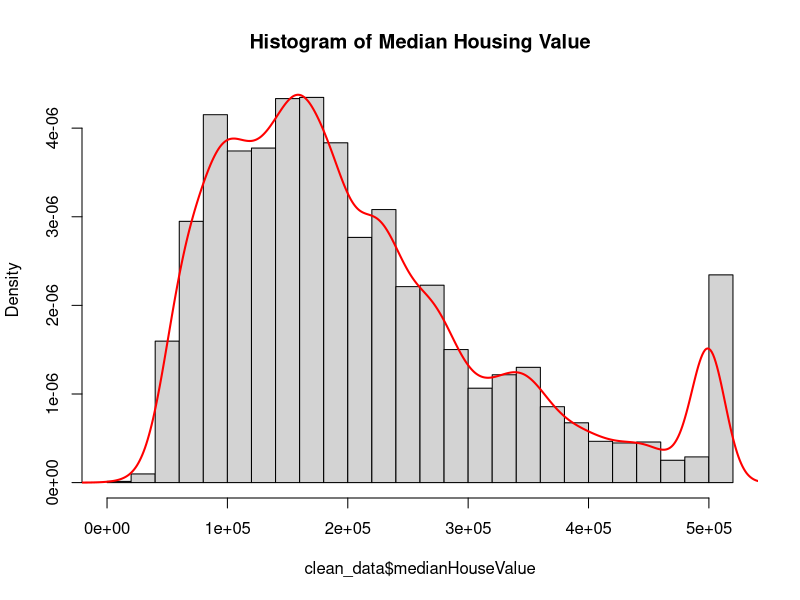
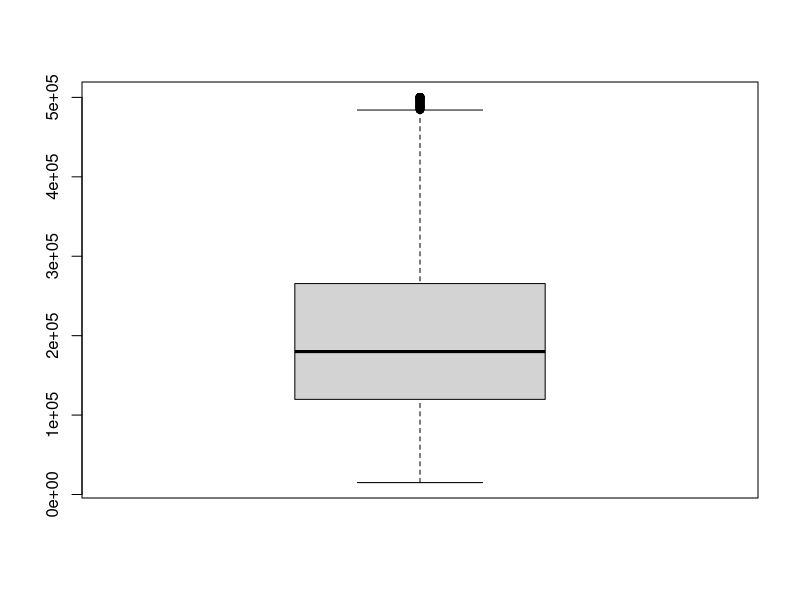

Source code (R) for these figures, in order: (Note: this script raises an error after producing the figures.)
## ---- chunk 1
knitr::opts_chunk$set(echo = TRUE)

library(car)
library(dplyr)
library(ggplot2)
library(car)

library(corrplot) # for correlation plot 
## ---- chunk 2
# Load the data 
data <- read.csv("Assignt1_data.csv", header = TRUE)

# Summary Stas of the Original Data 
str(data) 
head(data)
dim(data) 
summary(data)
## ---- chunk 3

# Clean the data 
colSums(is.na(data))  # Count NAs in each column
# 190 out of 18640 rows with na values in aveBedrooms 
clean_data <- na.omit(data) # remove na rows 

# Summary Stats of the Cleaned Data 
str(clean_data) 
head(clean_data)
dim(clean_data) 
summary(clean_data)
## ---- chunk 4
hist(clean_data$medianHouseValue,
     breaks = 30,
     freq = FALSE,
     main = "Histogram of Median Housing Value")
lines(density(clean_data$medianHouseValue), col = "red", lwd = 2)
boxplot(clean_data$medianHouseValue)

hist(data_naomit$medianHouseValue,
     xlab = "Median House Value ($)",
     ylab = "Frequency",
     main = "Hostogram of Median House Value",
     breaks = 25)
## ---- chunk 5
# Correlations 
numeric.data <-  clean_data[sapply(clean_data, is.numeric)]
head(numeric.data)
cor_medianHouseValue <- cor(clean_data$medianHouseValue, 
                            clean_data[, c("longitude", 
                                            "latitude", 
                                            "housingMedianAge",
                                            "aveRooms",
                                            "aveBedrooms",
                                            "population",
                                            "medianIncome")])
print(cor_medianHouseValue)
corrplot(cor(clean_data[, sapply(clean_data, is.numeric)]), method = "circle")
## ---- chunk 6
boxplot_medianHouseValue <- boxplot(clean_data$medianHouseValue,
        main = "Boxplot of Medin House Value", 
        outline = TRUE, 
        col = "lightblue", 
        horizontal = TRUE,
        cex = 1, 
        col.out = "red", 
        pch = 16)
grid()

outliers <- boxplot_medianHouseValue$out
num_outliers <- length(outliers) 
print(paste("Number of outliers:", num_outliers))
## ---- chunk 7
# Pairwise scatter plots for numeric variables 
pairs(clean_data[, 
                 c("longitude", 
                   "latitude", 
                   "housingMedianAge", 
                   "aveRooms", 
                   "population", 
                   "medianIncome", 
                   "medianHouseValue")],
      cex = 0.1)

## ---- chunk 8
options(scipen = 999)
plot(clean_data$medianIncome, clean_data$medianHouseValue,
     xlab = "Median Income ($10,000's)", ylab = "Median House Value ($)",
     main = "Scatter Plot of Median Income and Median House Value",
     cex = 0.1,
     col = "red",
     xlim = c(0, 16),
     ylim = c(0, 600000), 
     cex.axis = 0.8)
## ---- chunk 9
boxplot(data$aveRooms, 
        main = "Boxplot of Average Rooms",
        cex = 0.5,
        pch = 16, 
        col = "red",
        horizontal = TRUE)
## ---- chunk 10
ggplot(clean_data, aes(x = clean_data$longitude, y = clean_data$latitude)) + 
  geom_point(aes(color = clean_data$medianHouseValue), size = 0.7) + 
  scale_color_gradient(low = "blue", high = "red", 
                       name = "Median House Value ($)") +
  theme_minimal() + 
  ggtitle("Geospatial Plot of Median Housing Price") + 
  labs(x = "Longitude", y = "Latitude") 

# Longitude represents east-west position (-180: west, 180: east) 
# Latitude represents north-south position  (-90: south, 90:north) 
## ---- chunk 11
ggplot(clean_data, aes(x = clean_data$longitude, y = clean_data$latitude)) + 
  geom_point(aes(color = clean_data$medianIncome), size = 0.7) + 
  scale_color_gradient(low = "blue", high = "red", 
                       name = "Median Income ($10,000's)") +
  theme_minimal() + 
  ggtitle("Geospatial Plot of Median Income ($10,000's)") + 
  labs(x = "Longitude", y = "Latitude") 
## ---- chunk 12
fit1 <- lm(clean_data$medianHouseValue ~. - id, data = clean_data) 
summary(fit1)
## ---- chunk 13
par(mfrow = c(2,2))
plot(fit1, cex = 0.1)
## ---- chunk 14
par(mfrow = c(1, 1)) 
options(scipen = 999) 
plot(fit1, which = 1, cex = 0.2, pch = 16, cex.axis = 0.6,
     main = "Residual Plot (Residual vs Fitted) of Fit1 (using all Predictors)") 
## ---- chunk 15
plot(fit1, which = 2, cex = 0.2, pch = 16, cex.axis = 0.8,
     main = "(Normal) QQ Plot of Fit1 (using all Predictors)") 
## ---- chunk 16

## ---- chunk 17

## ---- chunk 18
vif(fit1_MHV)
